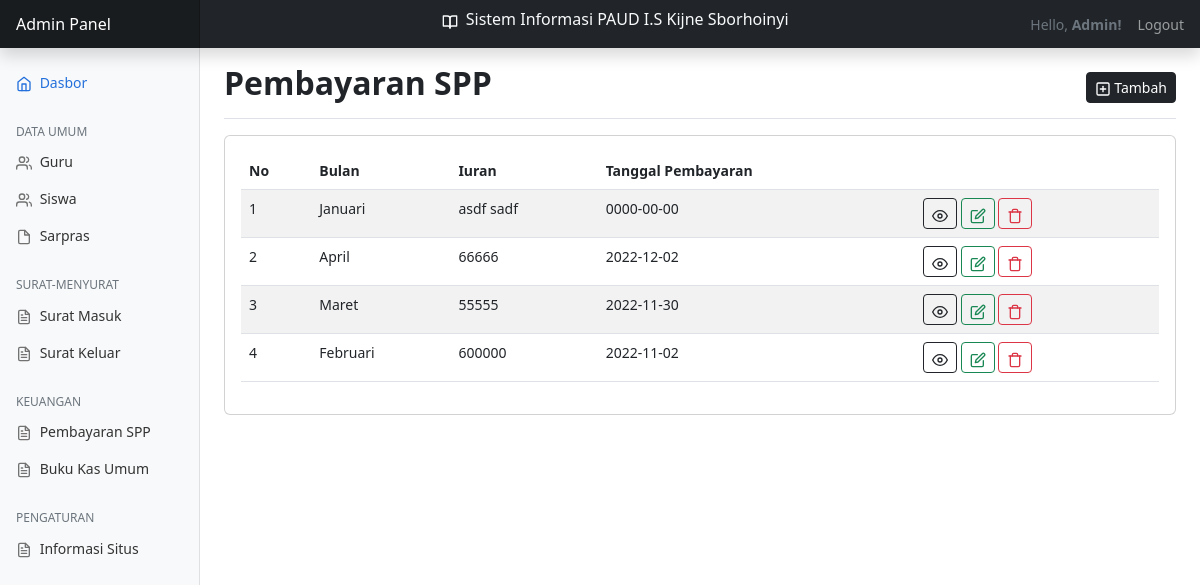
The page /?page=pembayaran-spp (signed in) on the database its author committed.
### tables this page shows
CREATE TABLE `pembayaran_spp` (
  `id` int(11) NOT NULL,
  `bulan` enum('Januari','Februari','Maret','April','Mei','Juni','Juli','Agustus','September','Oktober','November','Desember') NOT NULL,
  `iuran` varchar(30) NOT NULL,
  `tanggal_pembayaran` date NOT NULL
);

### views/pembayaran-spp/baca.php (the view, shortened to what this page needs)
<main class="col-md-9 ms-sm-auto col-lg-10 px-md-4">
    <div class="d-flex justify-content-between flex-wrap flex-md-nowrap align-items-center pt-3 pb-2 mb-3 border-bottom">
        <h1 class="h2 fw-bold">Pembayaran SPP</h1>
        <div class="btn-toolbar mb-2 mb-md-0">
            <a href="?page=pembayaran-spp&action=tambah" class="btn btn-sm btn-dark">
                <span data-feather="plus-square" class="align-text"></span> Tambah
            </a>
        </div>
    </div>
    <div class="row">
        <div class="col-12">
            <div class="card">
                <div class="card-body">
                    <div class="row">
                        <div class="col-lg-12">
                            <table id="example" class="table table-striped table-hover" style="width:100%">
                                <thead>
                                    <tr>
                                        <th>No</th>
                                        <th>Bulan</th>
                                        <th>Iuran</th>
                                        <th>Tanggal Pembayaran</th>
                                        <th></th>
                                    </tr>
                                </thead>
                                <tbody>
                                    <?php
                                        include __DIR__ . '../../../config/database.php';
                                        $rows = mysqli_query($conn, "SELECT * FROM pembayaran_spp ORDER BY id DESC");
                                        $i = 1;
                                    ?>
                                    <?php foreach ($rows as $row) : ?>
                                    <tr>
                                        <td><?php echo $i++; ?></td>
                                        <td><?php echo $row["bulan"]; ?></td>
                                        <td><?php echo $row["iuran"]; ?></td>
                                        <td><?php echo $row["tanggal_pembayaran"]; ?></td>
                                        <td>
                                            <a href="?page=pembayaran-spp&action=detail&id=<?php echo $row["id"];  ?>" class="btn btn-sm btn-outline-dark"><span data-feather="eye" class="align-text"></span></a>
                                            <a href="?page=pembayaran-spp&action=ubah&id=<?php echo $row["id"];  ?>" class="btn btn-sm btn-outline-success"><span data-feather="edit" class="align-text"></span></a>
                                            <a href="./process/pembayaran-spp/hapus.php?id=<?php echo $row["id"];  ?>" onclick="return confirm_delete()" class="btn btn-sm btn-outline-danger" onClick="return confirm(Anda yakin ingin hapus?)"><span data-feather="trash" class="align-text"></span></a>
                                        </td>
                                    </tr>
                                    <?php endforeach; ?>
                                </tbody>
                            </table>
                        </div>
                    </div>
                </div>
            </div>
        </div>
    </div>
</main>

### assets/css/style.css (style rules this page uses)
body { font-size: .875rem; }
.feather { width: 16px; height: 16px; }

### rows shown on the page
pembayaran_spp: bulan "Januari", iuran "asdf sadf", tanggal_pembayaran "0000-00-00"
pembayaran_spp: bulan "April", iuran "66666", tanggal_pembayaran "2022-12-02"
pembayaran_spp: bulan "Maret", iuran "55555", tanggal_pembayaran "2022-11-30"
pembayaran_spp: bulan "Februari", iuran "600000", tanggal_pembayaran "2022-11-02"
